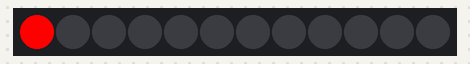
The sketch below on a simulated Arduino Uno, built with avr-gcc and run on an emulated ATmega328P. On the bench: 12 RGB LEDs in strip order, left to right. Dim RGB values are drawn brighter than linear; what the sketch prints to the serial monitor is not drawn.

Above: at 0.15 s.
At 5.02 s:
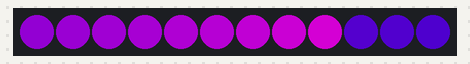
At 9.58 s:
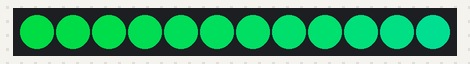
At 19.93 s:
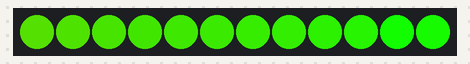
At 29.66 s:
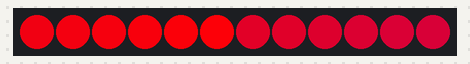
At 39.71 s:
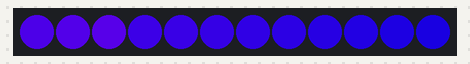

The sketch:

Cylon_APA102.ino
```cpp
#include <Arduino.h>

#include "FastLED.h"

// How many leds in your strip?
#define NUM_LEDS 12

// For led chips like Neopixels, which have a data line, ground, and power, you just
// need to define DATA_PIN.  For led chipsets that are SPI based (four wires - data, clock,
// ground, and power), like the LPD8806, define both DATA_PIN and CLOCK_PIN
#define DATA_PIN 11
#define CLOCK_PIN 12

// Define the array of leds
CRGB leds[NUM_LEDS];

void setup() {
	Serial.begin(57600);
	Serial.println("resetting");
	//LEDS.addLeds<WS2812,DATA_PIN,RGB>(leds,NUM_LEDS);
	FastLED.addLeds<APA102>(leds, NUM_LEDS);


	LEDS.setBrightness(255);
}

void fadeall() { for(int i = 0; i < NUM_LEDS; i++) { leds[i].nscale8(250); } }

void loop() {
	static uint8_t hue = 0;
	Serial.print("x");
	// First slide the led in one direction
	for(int i = 0; i < NUM_LEDS; i++) {
		// Set the i'th led to red
		leds[i] = CHSV(hue++, 255, 255);
		// Show the leds
		FastLED.show();
		// now that we've shown the leds, reset the i'th led to black
		// leds[i] = CRGB::Black;
		fadeall();
		// Wait a little bit before we loop around and do it again
		delay(10);
	}
	Serial.print("x");

	// Now go in the other direction.
	for(int i = (NUM_LEDS)-1; i >= 0; i--) {
		// Set the i'th led to red
		leds[i] = CHSV(hue++, 255, 255);
		// Show the leds
		FastLED.show();
		FastLED.show();
		// now that we've shown the leds, reset the i'th led to black
		// leds[i] = CRGB::Black;
		fadeall();
		// Wait a little bit before we loop around and do it again
		delay(10);
	}
}
```
